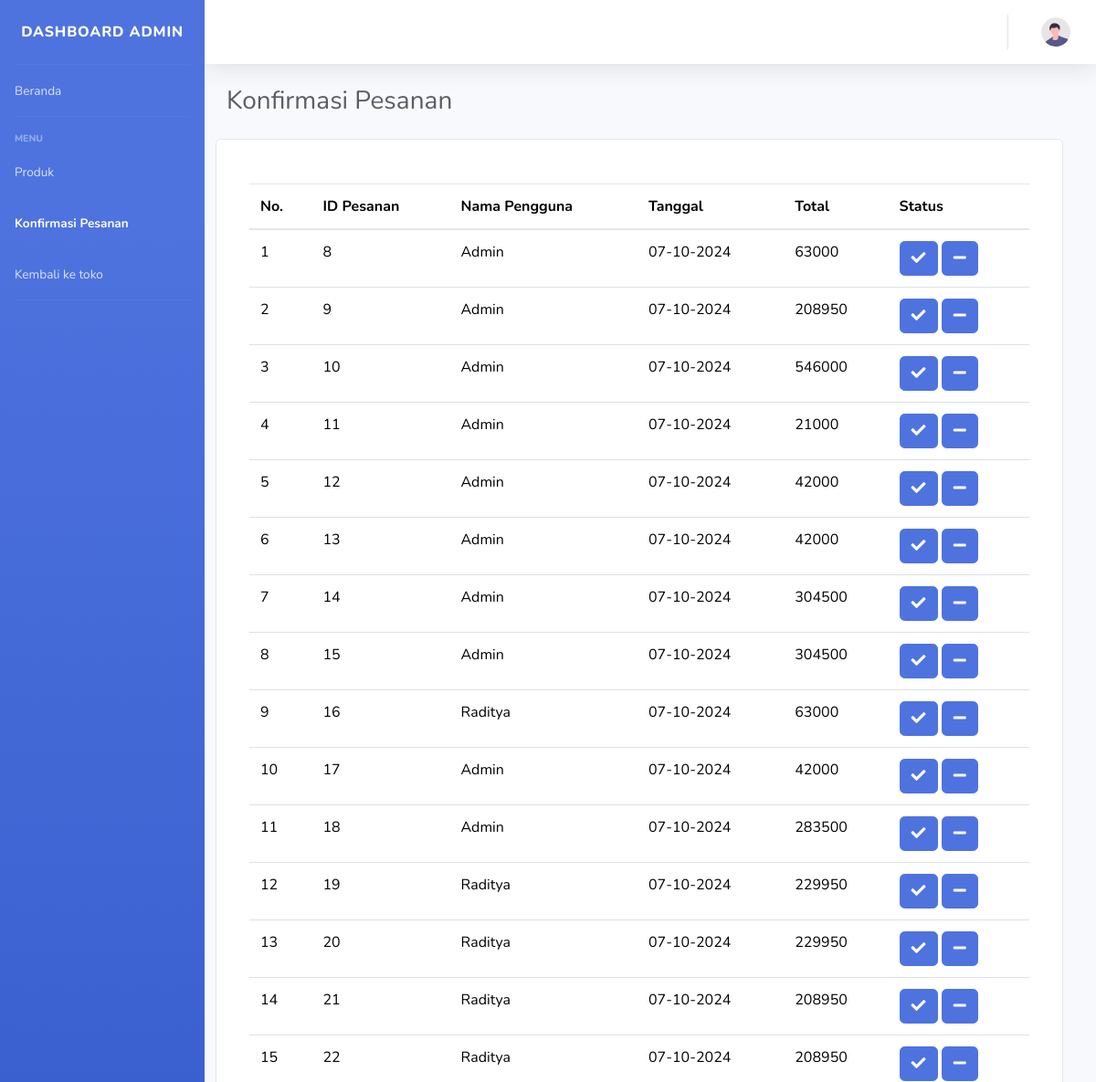
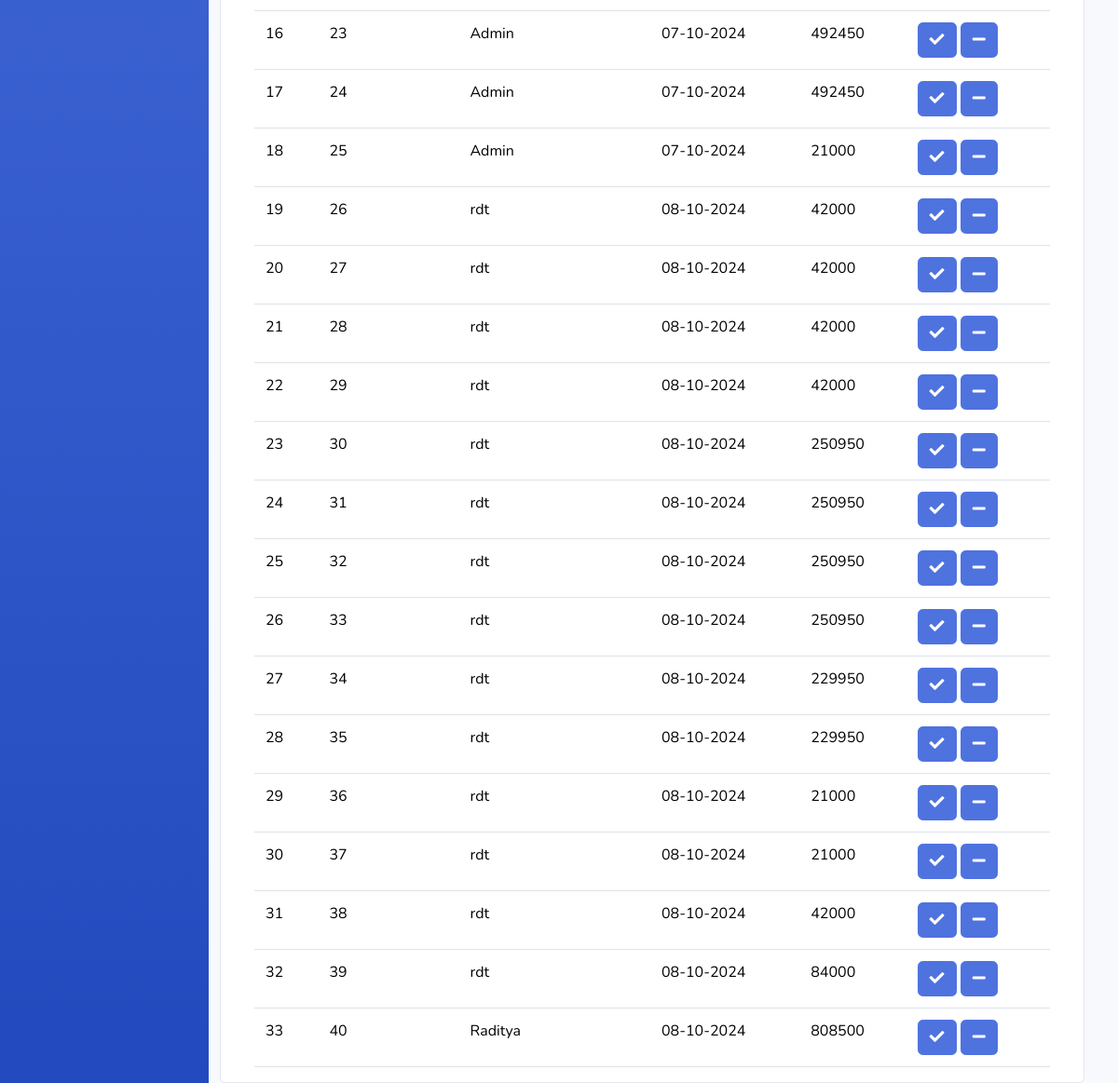
The app's page /admin/konfirmasi.php with its own data (2 pictures, top to bottom).
### tables this page shows
CREATE TABLE `pesanan` (
  `id_pesanan` int(11) NOT NULL,
  `id_pengguna` int(11) DEFAULT NULL,
  `tanggal` varchar(50) NOT NULL,
  `total` int(11) NOT NULL,
  `status` enum('Belum disetujui','Disetujui','Ditolak') NOT NULL DEFAULT 'Belum disetujui',
  `pembayaran` enum('Transfer','COD') NOT NULL DEFAULT 'Transfer'
);

CREATE TABLE `pendaftar` (
  `id` int(11) NOT NULL,
  `username` varchar(50) NOT NULL,
  `password` varchar(255) DEFAULT NULL,
  `email` varchar(100) NOT NULL,
  `dateofbirth` date NOT NULL,
  `gender` enum('Male','Female') NOT NULL,
  `address` varchar(255) NOT NULL,
  `city` varchar(255) NOT NULL,
  `contact` varchar(30) DEFAULT NULL,
  `paypal` varchar(50) NOT NULL,
  `role` enum('admin','member') NOT NULL DEFAULT 'member'
);

### admin/konfirmasi.php (the view, shortened to what this page needs)
<?php
include '../koneksi.php';
$queryListPesanan = mysqli_query($conn, "SELECT * FROM pesanan JOIN pendaftar ON pesanan.id_pengguna = pendaftar.id")
?>
<!DOCTYPE html>
<html lang="en">
<head>
    <link
        href="vendor/fontawesome-free/css/all.min.css"
        rel="stylesheet"
        type="text/css" />
    <link href="https://cdn.jsdelivr.net/npm/bootstrap@5.3.3/dist/css/bootstrap.min.css" rel="stylesheet">
    <link href="css/sb-admin-2.min.css" rel="stylesheet" />
</head>
<body id="page-top">
    <div id="wrapper">
        <ul
            class="navbar-nav bg-gradient-primary sidebar sidebar-dark accordion"
            id="accordionSidebar">
            <a
                class="sidebar-brand d-flex align-items-center justify-content-center"
                href="index.php">
                <div class="sidebar-brand-text mx-1">Dashboard Admin</div>
            </a>
            <hr class="sidebar-divider my-0" />
            <li class="nav-item">
                <a class="nav-link" href="index.php">
                    <span>Beranda</span></a>
            </li>
            <hr class="sidebar-divider" />
            <div class="sidebar-heading">Menu</div>
            <li class="nav-item">
                <a class="nav-link" href="produk.php">
                    <span>Produk</span>
                </a>
            </li>
            <li class="nav-item active">
                <a class="nav-link" href="konfirmasi.php">
                    <span>Konfirmasi Pesanan</span>
                </a>
            </li>
            <li class="nav-item">
                <a class="nav-link" href="../index.php">
                    <span>Kembali ke toko</span>
                </a>
            </li>
            <hr class="sidebar-divider d-none d-md-block" />
        </ul>
        <div id="content-wrapper" class="d-flex flex-column">
            <div id="content">
                <nav
                    class="navbar navbar-expand navbar-light bg-white topbar mb-4 static-top shadow">
                    <ul class="navbar-nav ml-auto">
                        <li class="nav-item dropdown no-arrow">
                            <a
                                class="nav-link dropdown-toggle"
                                href="#"
                                role="button"
                                data-toggle="dropdown"
                                aria-haspopup="true"
                                aria-expanded="false">
                                <img
                                    class="img-profile rounded-circle"
                                    src="img/undraw_profile.svg" />
                            </a>
                        </li>
                    </ul>
                </nav>
                <div class="container-fluid">
                    <div
                        class="d-sm-flex align-items-center justify-content-between mb-4">
                        <h1 class="h3 mb-0 text-gray-800">Konfirmasi Pesanan</h1>
                    </div>
                    <div class="card container-fluid row">
                        <div class="table-responsive mt-5">
                            <table class="table">
                                <thead>
                                    <tr>
                                        <th scope="col">No.</th>
                                        <th scope="col">ID Pesanan</th>
                                        <th scope="col">Nama Pengguna</th>
                                        <th scope="col">Tanggal</th>
                                        <th scope="col">Total</th>
                                        <th scope="col">Status</th>
                                    </tr>
                                </thead>
                                <tbody>
                                    <?php
                                    $jumlah = 1;
                                    while ($data = mysqli_fetch_array($queryListPesanan)) {
                                    ?>
                                        <tr class="align-items-center">
                                            <td><?php echo $jumlah ?></td>
                                            <td><?php echo $data['id_pesanan'] ?></td>
                                            <td><?php echo $data['username'] ?></td>
                                            <td><?php echo $data['tanggal'] ?></td>
                                            <td><?php echo $data['total'] ?></td>
                                            <td>
                                                <a class="btn btn-primary" href="setujupesanan.php?id=<?php echo $data['id'] ?>"><i class="fa fa-check"></i></a>
                                                <a class="btn btn-primary" href="tolakpesanan.php?id=<?php echo $data['id'] ?>"><i class="fa fa-minus"></i></a>
                                            </td>
                                        </tr>
                                    <?php
                                        $jumlah++;
                                    }
                                    ?>
                                </tbody>
                            </table>
                        </div>
                    </div>
                </div>
</body>

### records on screen
pesanan: id_pesanan "8", id_pengguna.username "Admin", tanggal "07-10-2024", total "63000"
pesanan: id_pesanan "9", id_pengguna.username "Admin", tanggal "07-10-2024", total "208950"
pesanan: id_pesanan "10", id_pengguna.username "Admin", tanggal "07-10-2024", total "546000"
pesanan: id_pesanan "11", id_pengguna.username "Admin", tanggal "07-10-2024", total "21000"
pesanan: id_pesanan "12", id_pengguna.username "Admin", tanggal "07-10-2024", total "42000"
pesanan: id_pesanan "13", id_pengguna.username "Admin", tanggal "07-10-2024", total "42000"
pesanan: id_pesanan "14", id_pengguna.username "Admin", tanggal "07-10-2024", total "304500"
pesanan: id_pesanan "15", id_pengguna.username "Admin", tanggal "07-10-2024", total "304500"
pesanan: id_pesanan "16", id_pengguna.username "Raditya", tanggal "07-10-2024", total "63000"
pesanan: id_pesanan "17", id_pengguna.username "Admin", tanggal "07-10-2024", total "42000"
pesanan: id_pesanan "18", id_pengguna.username "Admin", tanggal "07-10-2024", total "283500"
pesanan: id_pesanan "19", id_pengguna.username "Raditya", tanggal "07-10-2024", total "229950"
pesanan: id_pesanan "20", id_pengguna.username "Raditya", tanggal "07-10-2024", total "229950"
pesanan: id_pesanan "21", id_pengguna.username "Raditya", tanggal "07-10-2024", total "208950"
pesanan: id_pesanan "22", id_pengguna.username "Raditya", tanggal "07-10-2024", total "208950"
pesanan: id_pesanan "23", id_pengguna.username "Admin", tanggal "07-10-2024", total "492450"
pesanan: id_pesanan "24", id_pengguna.username "Admin", tanggal "07-10-2024", total "492450"
pesanan: id_pesanan "25", id_pengguna.username "Admin", tanggal "07-10-2024", total "21000"
pesanan: id_pesanan "26", id_pengguna.username "rdt", tanggal "08-10-2024", total "42000"
pesanan: id_pesanan "27", id_pengguna.username "rdt", tanggal "08-10-2024", total "42000"
pesanan: id_pesanan "28", id_pengguna.username "rdt", tanggal "08-10-2024", total "42000"
pesanan: id_pesanan "29", id_pengguna.username "rdt", tanggal "08-10-2024", total "42000"
pesanan: id_pesanan "30", id_pengguna.username "rdt", tanggal "08-10-2024", total "250950"
pesanan: id_pesanan "31", id_pengguna.username "rdt", tanggal "08-10-2024", total "250950"
pesanan: id_pesanan "32", id_pengguna.username "rdt", tanggal "08-10-2024", total "250950"
pesanan: id_pesanan "33", id_pengguna.username "rdt", tanggal "08-10-2024", total "250950"
pesanan: id_pesanan "34", id_pengguna.username "rdt", tanggal "08-10-2024", total "229950"
pesanan: id_pesanan "35", id_pengguna.username "rdt", tanggal "08-10-2024", total "229950"
pesanan: id_pesanan "36", id_pengguna.username "rdt", tanggal "08-10-2024", total "21000"
pesanan: id_pesanan "37", id_pengguna.username "rdt", tanggal "08-10-2024", total "21000"
pesanan: id_pesanan "38", id_pengguna.username "rdt", tanggal "08-10-2024", total "42000"
pesanan: id_pesanan "39", id_pengguna.username "rdt", tanggal "08-10-2024", total "84000"
pesanan: id_pesanan "40", id_pengguna.username "Raditya", tanggal "08-10-2024", total "808500"
